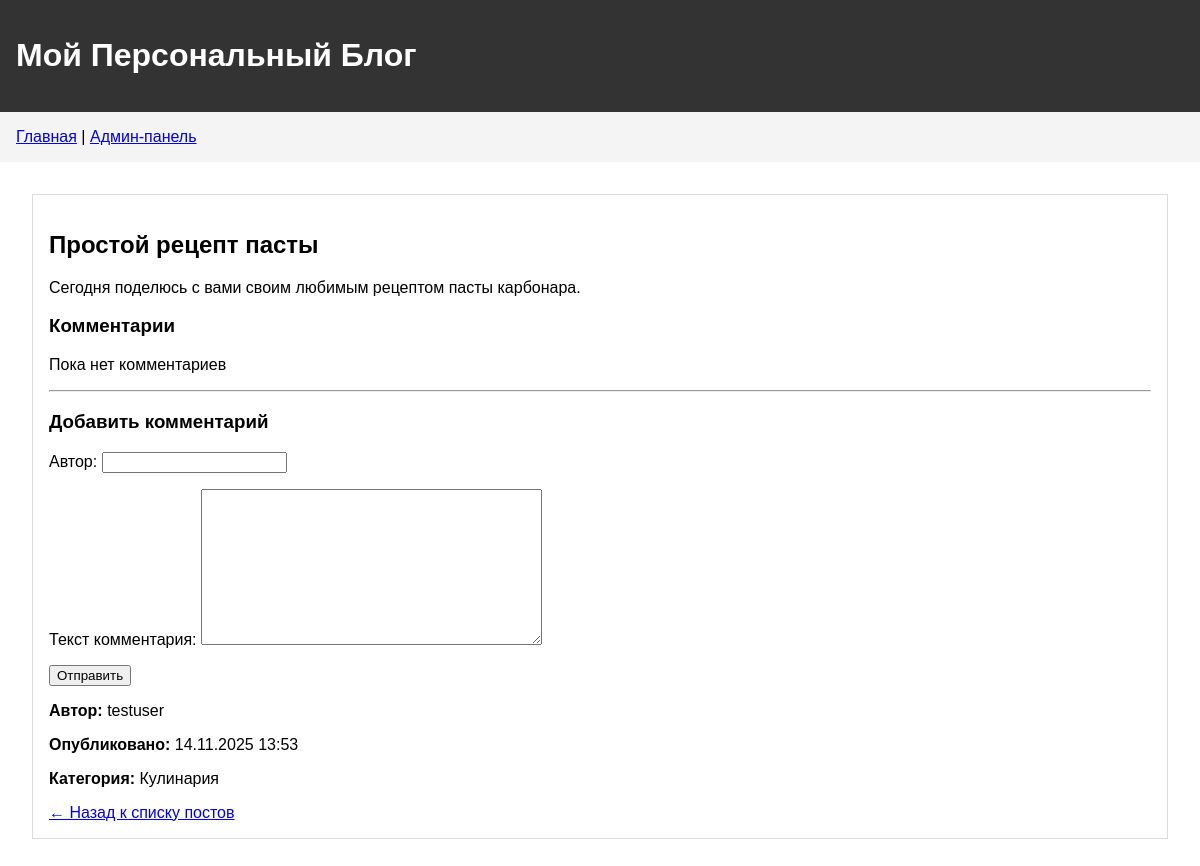
Screenshot of /post/3/ with the database file from the repository.
### blog/models.py (models this page shows, shortened)
class Post(models.Model):
    title = models.CharField(max_length=200, verbose_name='Заголовок')
    content = models.TextField(verbose_name='Содержание')
    created_date = models.DateTimeField(default=timezone.now, verbose_name='Дата создания')
    published_date = models.DateTimeField(blank=True, null=True, verbose_name='Дата публикации')
    author = models.ForeignKey(User, on_delete=models.CASCADE, verbose_name='Автор')
    category = models.ForeignKey(Category, on_delete=models.SET_NULL, null=True, verbose_name='Категория')
    image = models.ImageField(upload_to='post_images/', blank=True, null=True, verbose_name='Изображение')
    class Meta:
        verbose_name = 'Пост'
        verbose_name_plural = 'Посты'

class Category(models.Model):
    name = models.CharField(max_length=100, verbose_name='Название категории')
    description = models.TextField(blank=True, verbose_name='Описание')
    class Meta:
        verbose_name = 'Категория'
        verbose_name_plural = 'Категории'

### blog/views.py (the view)
# urls.py: path('post/<int:pk>/', views.post_detail, name='post_detail'),
def post_detail(request, pk):
    post = get_object_or_404(Post, pk=pk)
    comments = post.comments.order_by('-created_date')
    if request.method == "POST":
        form = CommentForm(request.POST)
        if form.is_valid():
            comment = form.save(commit=False)
            comment.post = post
            comment.created_date = timezone.now()
            comment.save()
            return redirect('post_detail', pk=post.pk)
    else:
        form = CommentForm()
    return render(request, 'blog/post_detail.html', {
        'post': post,
        'comments': comments,
        'form': form
    })

### blog/forms.py
class CommentForm(forms.ModelForm):
    class Meta:
        model = Comment
        fields = ('author', 'text')

### blog/templates/blog/post_detail.html (shortened to what this page needs)
{% extends 'blog/base.html' %}
{% block content %}
    <article class="post">
        <h2>{{ post.title }}</h2>
        <p>{{ post.content|linebreaks }}</p>
        <h3>Комментарии</h3>
        {% for comment in comments %}
            <div class="comment">
                <p><strong>{{ comment.author }}</strong> ({{ comment.created_date|date:"d.m.Y H:i" }}):</p>
                <p>{{ comment.text|linebreaks }}</p>
            </div>
        {% empty %}
            <p>Пока нет комментариев</p>
        {% endfor %}
        <hr>
        <h3>Добавить комментарий</h3>
        <form method="POST">
            {{ form.as_p }}
        <button type="submit">Отправить</button>
        </form>
        <div class="post-meta">
            <p><strong>Автор:</strong> {{ post.author }}</p>
            <p><strong>Опубликовано:</strong> {{ post.published_date|date:"d.m.Y H:i" }}</p>
            <p><strong>Категория:</strong> {{ post.category.name }}</p>
        </div>
        <a href="{% url 'post_list' %}">← Назад к списку постов</a>
    </article>
{% endblock %}

### blog/templates/blog/base.html (style rules this page uses)
body { font-family: Arial, sans-serif; margin: 0; padding: 0; }
.post { border: 1px solid #ddd; margin-bottom: 1rem; padding: 1rem; }

### rows the page displays
Post: title "Простой рецепт пасты", content "Сегодня поделюсь с вами своим любимым рецептом пасты карбонара.", author "testuser", published_date "14.11.2025 13:53", category.name "Кулинария"
